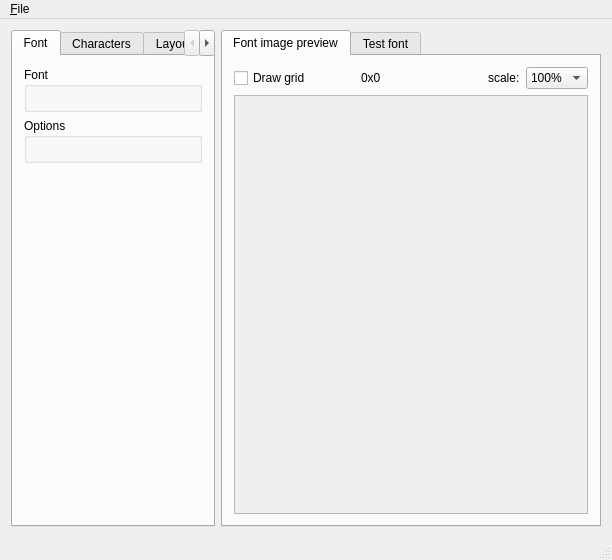
<?xml version="1.0" encoding="UTF-8"?>
<ui version="4.0">
 <author>AndryBlack</author>
 <class>FontBuilder</class>
 <widget class="QMainWindow" name="FontBuilder">
  <property name="geometry">
   <rect>
    <x>0</x>
    <y>0</y>
    <width>612</width>
    <height>560</height>
   </rect>
  </property>
  <property name="windowTitle">
   <string>FontBuilder</string>
  </property>
  <property name="locale">
   <locale language="English" country="UnitedStates"/>
  </property>
  <widget class="QWidget" name="centralWidget">
   <layout class="QHBoxLayout" name="horizontalLayout" stretch="0,1">
    <item>
     <widget class="QTabWidget" name="tabWidget">
      <property name="locale">
       <locale language="English" country="UnitedStates"/>
      </property>
      <property name="currentIndex">
       <number>0</number>
      </property>
      <widget class="QWidget" name="tab_Font">
       <attribute name="title">
        <string>Font</string>
       </attribute>
       <layout class="QVBoxLayout" name="verticalLayout_2">
        <item>
         <widget class="QGroupBox" name="groupBox_FontSelect">
          <property name="sizePolicy">
           <sizepolicy hsizetype="Minimum" vsizetype="Minimum">
            <horstretch>0</horstretch>
            <verstretch>0</verstretch>
           </sizepolicy>
          </property>
          <property name="title">
           <string>Font</string>
          </property>
          <layout class="QHBoxLayout" name="horizontalLayout_2">
           <item>
            <widget class="FontSelectFrame" name="frameFontSelect" native="true">
             <property name="sizePolicy">
              <sizepolicy hsizetype="Minimum" vsizetype="Minimum">
               <horstretch>0</horstretch>
               <verstretch>0</verstretch>
              </sizepolicy>
             </property>
            </widget>
           </item>
          </layout>
         </widget>
        </item>
        <item>
         <widget class="QGroupBox" name="groupBox">
          <property name="title">
           <string>Options</string>
          </property>
          <layout class="QVBoxLayout" name="verticalLayout_3">
           <item>
            <widget class="FontOptionsFrame" name="frameFontOptions" native="true">
             <property name="sizePolicy">
              <sizepolicy hsizetype="Minimum" vsizetype="Minimum">
               <horstretch>0</horstretch>
               <verstretch>0</verstretch>
              </sizepolicy>
             </property>
            </widget>
           </item>
          </layout>
         </widget>
        </item>
        <item>
         <spacer name="verticalSpacer">
          <property name="orientation">
           <enum>Qt::Vertical</enum>
          </property>
          <property name="sizeHint" stdset="0">
           <size>
            <width>20</width>
            <height>40</height>
           </size>
          </property>
         </spacer>
        </item>
       </layout>
      </widget>
      <widget class="QWidget" name="tab_Charaters">
       <attribute name="title">
        <string>Characters</string>
       </attribute>
       <layout class="QVBoxLayout" name="verticalLayout_4">
        <item>
         <widget class="CharactersFrame" name="frameCharacters" native="true"/>
        </item>
       </layout>
      </widget>
      <widget class="QWidget" name="tab_Layout">
       <attribute name="title">
        <string>Layout</string>
       </attribute>
       <layout class="QVBoxLayout" name="verticalLayout_5">
        <item>
         <widget class="QLabel" name="label">
          <property name="text">
           <string>Layout engine</string>
          </property>
         </widget>
        </item>
        <item>
         <widget class="QComboBox" name="comboBoxLayouter"/>
        </item>
        <item>
         <widget class="LayoutConfigFrame" name="frameLayoutConfig" native="true"/>
        </item>
        <item>
         <spacer name="verticalSpacer_2">
          <property name="orientation">
           <enum>Qt::Vertical</enum>
          </property>
          <property name="sizeHint" stdset="0">
           <size>
            <width>20</width>
            <height>40</height>
           </size>
          </property>
         </spacer>
        </item>
       </layout>
      </widget>
      <widget class="QWidget" name="tab_Output">
       <attribute name="title">
        <string>Output</string>
       </attribute>
       <layout class="QVBoxLayout" name="verticalLayout_7">
        <item>
         <widget class="OutputFrame" name="frameOutput" native="true"/>
        </item>
        <item>
         <widget class="QPushButton" name="pushButtonWriteFont">
          <property name="text">
           <string>PUBLISH</string>
          </property>
         </widget>
        </item>
       </layout>
      </widget>
     </widget>
    </item>
    <item>
     <widget class="QTabWidget" name="tabWidget_2">
      <property name="currentIndex">
       <number>0</number>
      </property>
      <widget class="QWidget" name="tab_Preview">
       <attribute name="title">
        <string>Font image preview</string>
       </attribute>
       <layout class="QGridLayout" name="gridLayout_2" columnstretch="1,1,0,0" columnminimumwidth="0,0,0,0">
        <item row="3" column="0" colspan="4">
         <widget class="QScrollArea" name="scrollArea">
          <property name="widgetResizable">
           <bool>true</bool>
          </property>
          <widget class="QWidget" name="scrollAreaWidgetContents">
           <property name="geometry">
            <rect>
             <x>0</x>
             <y>0</y>
             <width>246</width>
             <height>406</height>
            </rect>
           </property>
           <layout class="QGridLayout" name="gridLayout">
            <item row="4" column="0" colspan="4">
             <spacer name="verticalSpacer_3">
              <property name="orientation">
               <enum>Qt::Vertical</enum>
              </property>
              <property name="sizeHint" stdset="0">
               <size>
                <width>20</width>
                <height>40</height>
               </size>
              </property>
             </spacer>
            </item>
            <item row="0" column="0" colspan="4">
             <spacer name="verticalSpacer_4">
              <property name="orientation">
               <enum>Qt::Vertical</enum>
              </property>
              <property name="sizeHint" stdset="0">
               <size>
                <width>20</width>
                <height>40</height>
               </size>
              </property>
             </spacer>
            </item>
            <item row="2" column="1" colspan="2">
             <widget class="FontDrawWidget" name="widgetFontPreview" native="true"/>
            </item>
            <item row="2" column="3">
             <spacer name="horizontalSpacer">
              <property name="orientation">
               <enum>Qt::Horizontal</enum>
              </property>
              <property name="sizeHint" stdset="0">
               <size>
                <width>40</width>
                <height>20</height>
               </size>
              </property>
             </spacer>
            </item>
            <item row="2" column="0">
             <spacer name="horizontalSpacer_2">
              <property name="orientation">
               <enum>Qt::Horizontal</enum>
              </property>
              <property name="sizeHint" stdset="0">
               <size>
                <width>40</width>
                <height>20</height>
               </size>
              </property>
             </spacer>
            </item>
           </layout>
          </widget>
         </widget>
        </item>
        <item row="1" column="0">
         <widget class="QCheckBox" name="checkBoxDrawGrid">
          <property name="text">
           <string>Draw grid</string>
          </property>
         </widget>
        </item>
        <item row="1" column="1">
         <widget class="QLabel" name="label_ImageSize">
          <property name="text">
           <string>0x0</string>
          </property>
         </widget>
        </item>
        <item row="1" column="2">
         <widget class="QLabel" name="label_2">
          <property name="text">
           <string>scale:</string>
          </property>
         </widget>
        </item>
        <item row="1" column="3">
         <widget class="QComboBox" name="comboBox">
          <property name="layoutDirection">
           <enum>Qt::LeftToRight</enum>
          </property>
          <property name="currentIndex">
           <number>1</number>
          </property>
          <property name="frame">
           <bool>true</bool>
          </property>
          <item>
           <property name="text">
            <string>50%</string>
           </property>
          </item>
          <item>
           <property name="text">
            <string>100%</string>
           </property>
          </item>
          <item>
           <property name="text">
            <string>200%</string>
           </property>
          </item>
          <item>
           <property name="text">
            <string>400%</string>
           </property>
          </item>
          <item>
           <property name="text">
            <string>800%</string>
           </property>
          </item>
         </widget>
        </item>
       </layout>
      </widget>
      <widget class="QWidget" name="tab_TestFont">
       <attribute name="title">
        <string>Test font</string>
       </attribute>
       <layout class="QGridLayout" name="gridLayout_3">
        <item row="0" column="0">
         <widget class="FontTestFrame" name="fontTestFrame" native="true"/>
        </item>
       </layout>
      </widget>
     </widget>
    </item>
   </layout>
  </widget>
  <widget class="QMenuBar" name="menuBar">
   <property name="geometry">
    <rect>
     <x>0</x>
     <y>0</y>
     <width>612</width>
     <height>22</height>
    </rect>
   </property>
   <widget class="QMenu" name="menu_File">
    <property name="title">
     <string>&amp;File</string>
    </property>
    <addaction name="action_Open"/>
   </widget>
   <addaction name="menu_File"/>
  </widget>
  <widget class="QStatusBar" name="statusBar"/>
  <action name="action_Open">
   <property name="text">
    <string>&amp;Open</string>
   </property>
  </action>
 </widget>
 <layoutdefault spacing="6" margin="11"/>
 <customwidgets>
  <customwidget>
   <class>FontSelectFrame</class>
   <extends>QWidget</extends>
   <header>fontselectframe.h</header>
   <container>1</container>
  </customwidget>
  <customwidget>
   <class>FontOptionsFrame</class>
   <extends>QWidget</extends>
   <header>fontoptionsframe.h</header>
   <container>1</container>
  </customwidget>
  <customwidget>
   <class>CharactersFrame</class>
   <extends>QWidget</extends>
   <header>charactersframe.h</header>
   <container>1</container>
  </customwidget>
  <customwidget>
   <class>LayoutConfigFrame</class>
   <extends>QWidget</extends>
   <header>layoutconfigframe.h</header>
   <container>1</container>
  </customwidget>
  <customwidget>
   <class>OutputFrame</class>
   <extends>QWidget</extends>
   <header>outputframe.h</header>
   <container>1</container>
  </customwidget>
  <customwidget>
   <class>FontTestFrame</class>
   <extends>QWidget</extends>
   <header>fonttestframe.h</header>
   <container>1</container>
  </customwidget>
  <customwidget>
   <class>FontDrawWidget</class>
   <extends>QWidget</extends>
   <header>fontdrawwidget.h</header>
   <container>1</container>
  </customwidget>
 </customwidgets>
 <resources/>
 <connections/>
 <slots>
  <slot>fontParametersChanged()</slot>
  <slot>requestFontsDirChange()</slot>
 </slots>
</ui>
